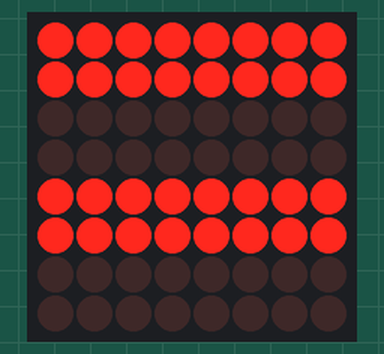
This sketch was run on a simulated Arduino Uno, built with avr-gcc and run on an emulated ATmega328P. Parts: 8×8 LED matrix.

Above: at 0.1 s.
At 1.1 s:
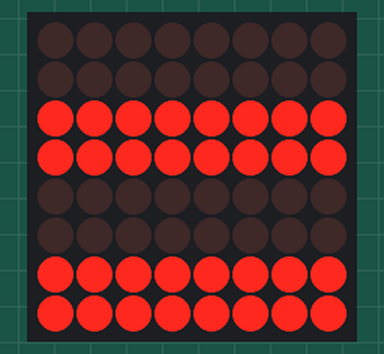

Measured:
- what the display in image 1 shows lasts 1.0 s, from 1.0 s to 2.0 s

The sketch:

MAX7219_Mat_ledcontrole_cours3.ino
```cpp
/*************************** PLAISIR ARDUINO ***************************
 *********************** MATRCICE 8x8 et MAX7219 ***********************
  Le 18/10/2016. http://plaisirarduino.fr/

    Dans ce programme nous utiliserons la bibliothèque "ledControl.h" pour
    expoloiter un afficheur à leds matricielle au travers d'un decodeur.

    *************** Matériels ***************
    µ Arduino UNO.
    Décodeur MAX7219.
    Afficheur 1588bs.
    Resistance 220kohms.
    Condensateur 0,1µf.

    *************** Synoptique de branchement ***************

  /***** Reperage des broches *****

  pin 11 arduino ==> DataIn  MAX7219
  pin 13 arduino ==> the CLK  MAX7219
  pin 10  arduino ==> LOAD  MAX7219
*/

/***** Inclusion des bibliothèques utiles *****/

#include <LedControl.h> //Permet l'exploitation des afficheurs.


LedControl MatriceMax = LedControl(11, 13, 10, 1);


void setup() {

  /***** CONFIGURATION *****/

  //MAX7219.
  MatriceMax.shutdown(0, false); // le mode shutdown est desactiver
  MatriceMax.clearDisplay(0);
  MatriceMax.setIntensity(0, 8);
}

//------------LOOP----------------------
void loop() {

  for (int i = 0; i < 8; i++) {
    MatriceMax.setColumn (0, i  , B11001100);
  }
  delay(1000);
   for (int i = 0; i < 8; i++) {
    MatriceMax.setColumn (0, i  , B00110011);
  }
  delay(1000);

}
```
